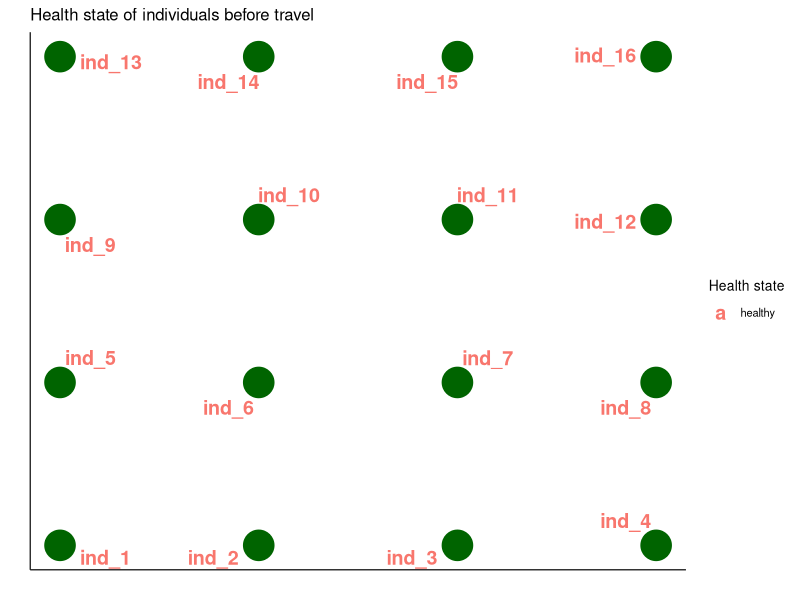

This chart was generated by the following R code:
## ---- chunk 1
knitr::opts_chunk$set(echo = TRUE)
.libPaths("/Users/tili/miniconda3/envs/OOP_project/lib/R/library")
## ---- chunk 2
library(R6)
Individual <- R6Class("Individual", 
                  public = list(
                    initialize = function(id = NA,
                                          x = NA,
                                          y = NA,
                                          age = 0, 
                                          susceptibility = 'normal', 
                                          state = 'healthy', 
                                          type = 'normal', 
                                          iter = 0) {
                      tmp <- paste(sample(c(letters, 0:9), 16, replace=TRUE), collapse="")
                      n <- seq(1, nc <- nchar(tmp), by = 4) 
                      private$id <- paste(substring(tmp, n, c(n[-1]-1, nc)), collapse = "-")
                      private$x <- x
                      private$y <- y
                      private$age <- age
                      private$susceptibility <- susceptibility
                      private$state <- state
                      private$type <- type
                      private$iter <- iter
                    },
                    print = function(...) {
                      cat("Individual" , private$id, "at (", private$x, ",", private$y, "): \n")
                      cat("  age: ", private$age, "\n", sep = "")
                      cat("  type:  ", private$type, "\n", sep = "")
                      cat("  current status:  ", private$state, "\n", sep = "")
                      cat("  iter with current status: ", private$iter, "\n", sep = "")
                    },
                    setAge = function(age = NA) {
                      private$age <- age
                    },
                    get_coord = function() {
                       c(private$x, private$y) 
                    },
                    move_x = function(x = NA) {
                      private$x <- x 
                    },
                    move_y = function(y = NA) {
                      private$y <- y 
                    },
                    move = function(x = NA, y = NA) {
                      private$x <- x 
                      private$y <- y
                    },
                    get_x = function() {
                      private$x 
                    },
                    get_y = function() {
                      private$y 
                    },
                    set_state = function(state = NA) {
                      private$state <- state
                    },
                    get_state = function() {
                      private$state 
                    },
                    get_type = function() {
                      private$type 
                    },
                    set_type = function(type = NA) {
                      private$type <- type
                    }
                  ),
                  private = list(
                    id = NA,
                    age = NA,
                    x = NA,
                    y = NA,
                    susceptibility = 'normal',
                    state = 'healthy',
                    type = 'normal',
                    iter = 0
                  )
)
ind <- Individual$new(age = sample(1:100, replace = T, size = 1),
  x = sample(1:4, replace = F, size = 1),
  y = sample(1:4, replace = F, size = 1))

ind$set_state("infected")
ind
## ---- chunk 3
library(tidyverse)
world <- matrix(data = NA, ncol = 4, nrow = 4) %>% 
  as.list()

neighbor <- matrix(ncol = 4, nrow = 4) %>% 
  as.data.frame()

index2coords <- function(i, neighbor) {
  y <- ceiling(i / ncol(neighbor))
  x <- i - ((y-1) * ncol(neighbor))
  print(paste0("ind_", i," ", "x = ", x, " ", "y = ", y))
  neighbor[x, y] <- paste0("ind_",i)
  return(neighbor)
}

# coords2index
coords2index <- function(x, y, neighbor) {
  index <- ((y - 1) * ncol(neighbor)) + x
  return(index)
}

#coord <- function(i, neighbor) {
#  if (i <= ncol(neighbor)) {
#    x <- i
#    y <- 1
#    neighbor[x, y] <- paste0("ind_",i)
#    print(paste0("ind_", i," ", "x = ", x, " ", "y = ", y))
#  } else {
#      ifelse ((i %% ncol(neighbor) == 0), x <- ncol(neighbor), x <- i %% ncol(neighbor))
#      ifelse ((i %% ncol(neighbor) == 0), y <- i %/% ncol(neighbor), y <- (i %/% ncol(neighbor) + 1))
#      neighbor[x,y] <- paste0("ind_",i)
#      print(paste0("ind_", i," ", "x = ", x, " ", "y = ", y))
#  }
#  return(neighbor)
#}

#for (i in 1:16) {
#  ind_i <- Individual$new(
#  age = sample(1:100, replace = T, size = 1)
#  )
#  neighbor <- index2coords(i, neighbor)
#  print(ind_i)
#  world[[i]] <- ind_i
#}

coordin <- matrix(ncol = 4, nrow = 16) %>% 
  as.data.frame() %>% 
  "colnames<-" (c("individual", "x", "y", "state"))

for (i in 1:16) {
  ind_i <- Individual$new(
  age = sample(1:100, replace = T, size = 1)
  )
  neighbor <- index2coords(i, neighbor)
  print(ind_i)
  y <- ceiling(i / ncol(neighbor))
  x <- i - ((y-1) * ncol(neighbor))
  ind_i$move(x,y)
  coordin[i, 1] <- paste0("ind_", i)
  coordin[i, 2] <- x
  coordin[i, 3] <- y
  coordin[i, 4] <- ind_i$get_state()
  world[[i]] <- ind_i
}
## ---- chunk 4
theme <- theme(text=element_text(size=10),
               axis.text.x=element_blank(),
               axis.text.y=element_blank(),
               axis.ticks=element_blank(),
               strip.background = element_rect(colour=NA, fill=NA),
               plot.background = element_blank(),
               panel.grid.major = element_blank(),
               panel.grid.minor = element_blank(),
               panel.border = element_blank(),
               axis.line.x = element_line(size=0.4),
               axis.line.y = element_line(size=0.4),
               panel.background = element_blank())

library(ggplot2)
library(ggrepel)

ggplot(coordin, aes(x = x, y = y, col = state, label = individual)) + geom_point(size = 10, col = "dark green") +
  ggrepel::geom_text_repel(data = coordin, aes(label = individual), size = 5, point.padding = 15, min.segment.length = 0,
                           fontface = "bold", show.legend = T) +
  theme + xlab("") + ylab("") + ggtitle("Health state of individuals before travel") +
  guides(colour = guide_legend(title = "Health state", override.aes = list(size = 5)))

## ---- chunk 5

#world <- matrix(1:100, nrow = 10, byrow = T)

update <- sample(1:16, replace = F)
o <- order(update)

world_new <- matrix(data = NA, ncol = 4, nrow = 4) %>% 
  as.list()

for (i in update) {
  for (j in o) {
    y <- ceiling(j / ncol(neighbor))
    x <- j - ((y-1) * ncol(neighbor))
    neighbor[x, y] <- paste0("ind_",i)
    print(ind_i)
    world_new[[i]] <-ind_i
  }
}


## ---- chunk 6
spread <- function() {
  for(i in 1:16) {
     if (world_new[[i]]$get_type() == "infected") {
        y <- ceiling(i / ncol(neighbor))
        x <- i - ((y-1) * ncol(neighbor))
    
        ind_i$set_state("infected")
        ind_i$set_type("infected") 
    } 
  }
}
## ---- chunk 7
count_infect <- function(i) {
  for (i in 1:16) {
    infected <- 0
    if (world_new[[i]]$get_state == "infected") {
      infected <- infected + 1  
    } else {
      infected <- infected
    }
    paste0("Infected number after travel:", " ", infected)
  }
}
